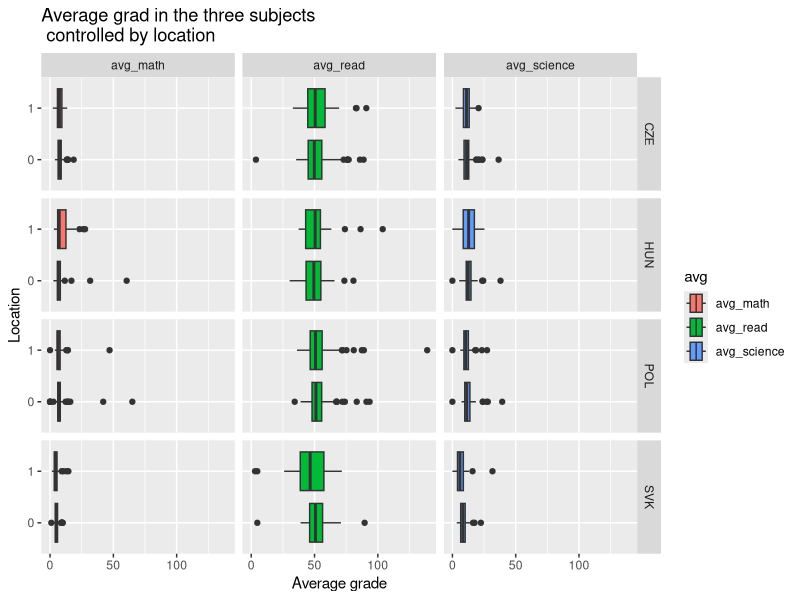
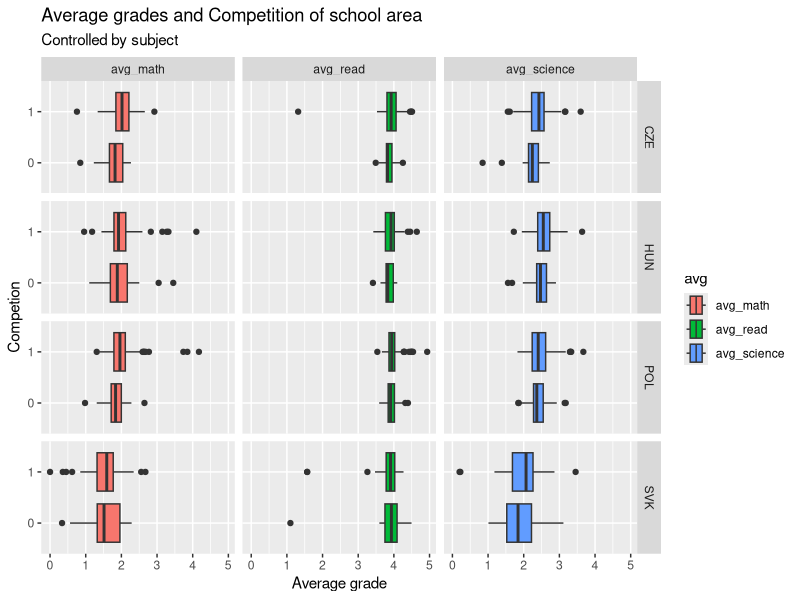
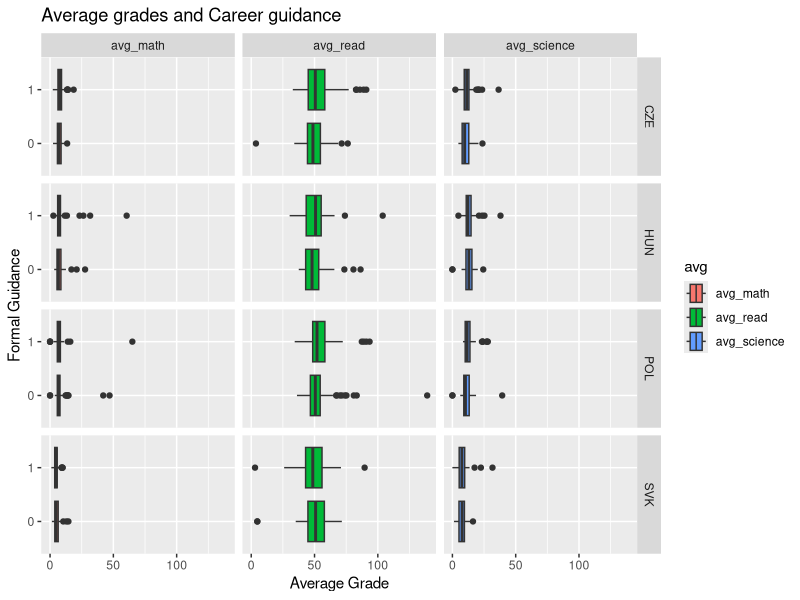
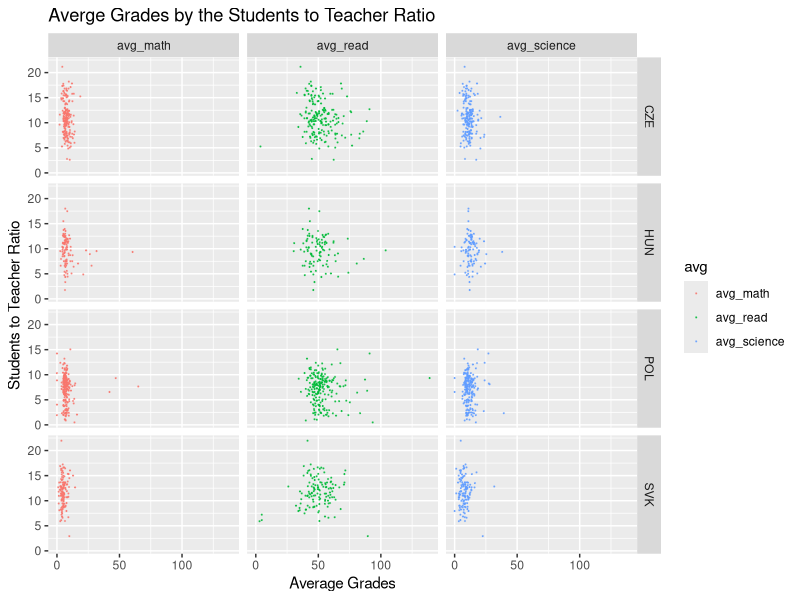
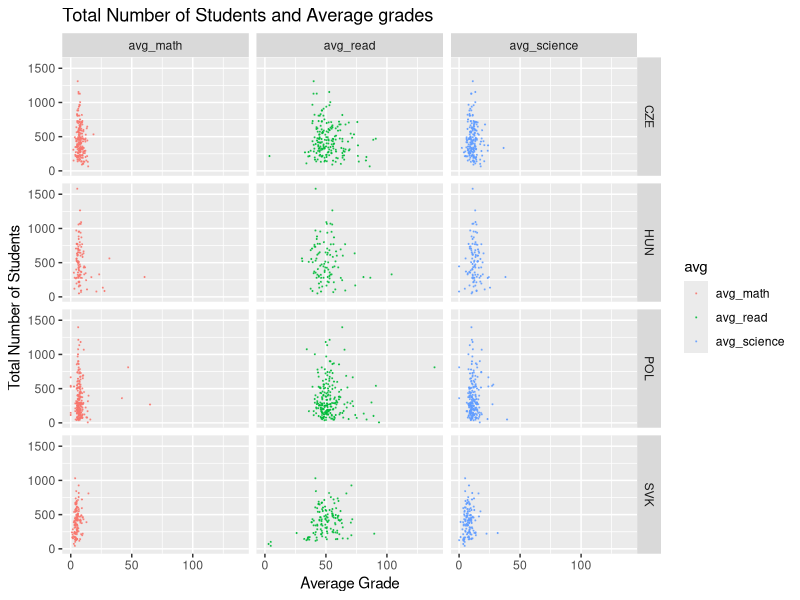
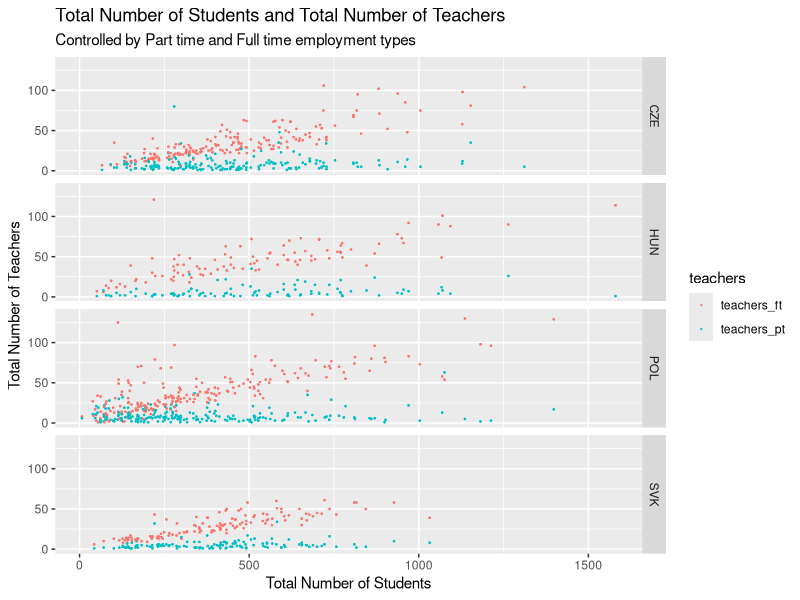
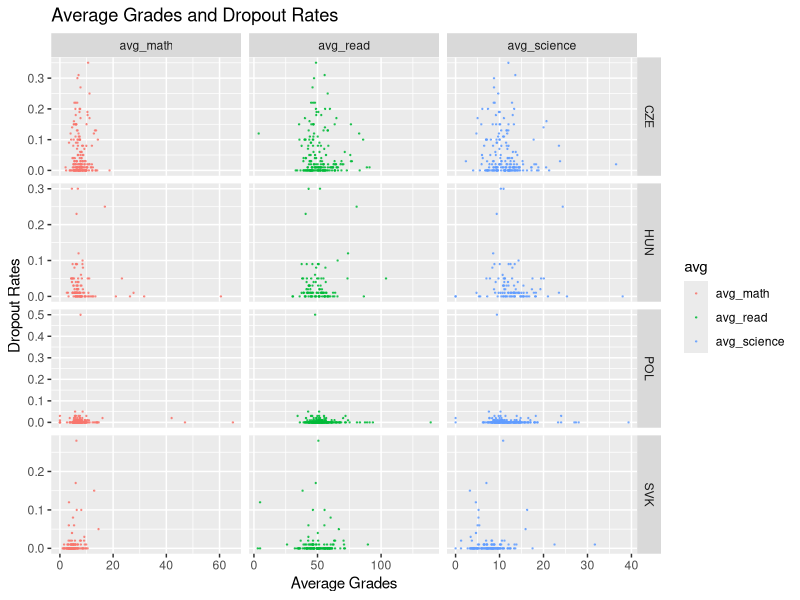
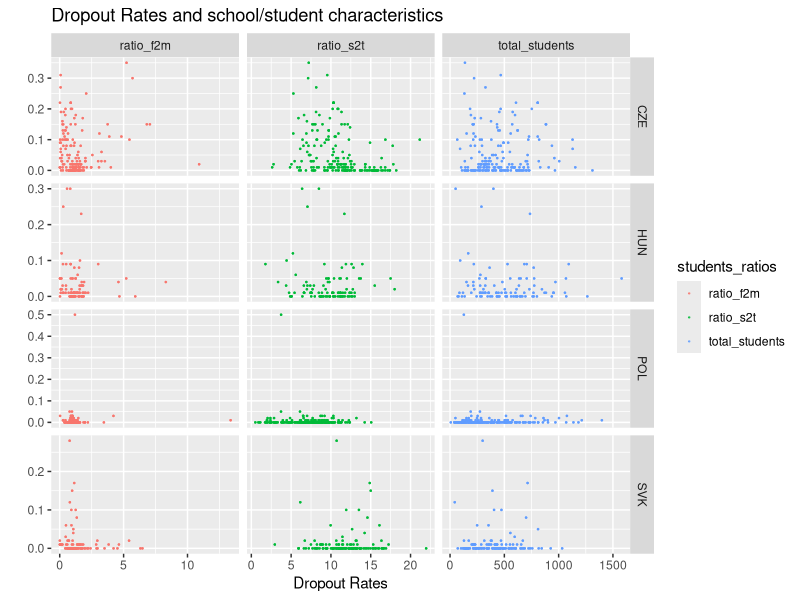

Write the R code that produced these figures, in order.
## ---- chunk 1

library(tidyverse)

data <- read_csv("../../modeling/analysis_data.csv") %>%
  # read_csv(file = "modeling/analysis_data.csv") %>%
  select(- ends_with("cog"), - starts_with("med"))
 
## ---- chunk 2
data %>% 
  group_by(CNT) %>% 
  count() %>% 
  kableExtra::kable(format = "latex", booktab = T) 

## ---- chunk 3
data %>% 
  select(-CNTSCHID, -1) %>% 
  group_by(CNT) %>% 
  summarise(
    across(
      everything(),
      mean,
      na.rm = T
    )
  ) %>% 
  pivot_longer(
    2:ncol(.)
  ) %>% 
  pivot_wider(names_from = CNT) %>% 
  kableExtra::kable(
    booktab = T, 
    caption = "Table of means", 
    digits = 3
  )


data %>%
  select(-CNTSCHID, -1) %>% 
  group_by(CNT) %>% 
  summarise(
    across(
      everything(),
      sd,
      na.rm = T
    )
  ) %>% 
  pivot_longer(
    2:ncol(.)
  ) %>% 
  pivot_wider(names_from = CNT) %>% 
  kableExtra::kable(
    booktab = T, 
    caption = "Table of standard deviation",
    digits = 3
  )
## ---- chunk 4

data %>% 
  select(-CNTSCHID, -1) %>% 
  group_by(CNT) %>% 
  pivot_longer(
    starts_with("avg"), 
    names_to = 'avg'
  ) %>% 
  mutate(
    bol_location = as.character(bol_location)
  ) %>% 
  ggplot()+
  geom_boxplot(
    aes(
      x = value,
      y = bol_location,
      fill = avg
    )
  )+
  facet_grid(CNT~avg)+
  labs(
    title = "Average grad in the three subjects\n controlled by location",
    x = "Average grade",
    y = "Location"
  )
  
## ---- chunk 5
data %>% 
  select(-CNTSCHID, -1) %>% 
  group_by(CNT) %>% 

  pivot_longer(
    starts_with("avg"), 
    names_to = 'avg'
  ) %>% 
  mutate(
    bol_competition = as.character(bol_competition),
    value = log(value)
  ) %>% 
  ggplot()+
  geom_boxplot(
    aes(
      x = value,
      y = bol_competition,
      fill = avg
    )
  )+
  facet_grid(CNT~avg) +
  labs(
    title = "Average grades and Competition of school area",
    subtitle = "Controlled by subject",
    x = "Average grade",
    y = "Competion"
  )
## ---- chunk 6
data %>% 
  select(-CNTSCHID, -1) %>% 
  group_by(CNT) %>% 

  pivot_longer(
    starts_with("avg"), 
    names_to = 'avg'
  ) %>% 
  mutate(
    bol_career_guidance = as.character(bol_career_guidance)
  ) %>% 
  ggplot()+
  geom_boxplot(
    aes(
      x = value,
      y = bol_career_guidance,
      fill = avg
    )
  )+
  facet_grid(CNT~avg)+
  labs(
    title = "Average grades and Career guidance",
    x = 'Average Grade',
    y = 'Formal Guidance'
  )
## ---- chunk 7
data %>% 
  select(-CNTSCHID, -1) %>% 
  group_by(CNT) %>% 
  pivot_longer(
    starts_with("avg"), 
    names_to = 'avg'
  ) %>% 
  ggplot()+
  geom_point(
    aes(
      x = value,
      y = ratio_s2t,
      color = avg
    ),
    size = 0.1,
    alpha = 0.7
  )+
  facet_grid(CNT~avg)+
  labs(
    title = 'Averge Grades by the Students to Teacher Ratio',
    x = "Average Grades",
    y = "Students to Teacher Ratio"
  )
## ---- chunk 8
data %>% 
  select(-CNTSCHID, -1) %>% 
  group_by(CNT) %>% 
 
  pivot_longer(
    starts_with("avg"), 
    names_to = 'avg'
  ) %>% 
  ggplot()+
  geom_point(
    aes(
      x = value,
      y = total_students,
      color = avg
    ),
    size = 0.1,
    alpha = 0.7
  )+
  facet_grid(CNT~avg) +
  labs(
    title = 'Total Number of Students and Average grades',
    x = 'Average Grade',
    y = 'Total Number of Students '
  )
## ---- chunk 9

data %>% 
  select(-CNTSCHID, -1) %>% 
  group_by(CNT) %>% 
  pivot_longer(
    starts_with("avg"), 
    names_to = 'avg'
  ) %>% 
  pivot_longer(
    c(teachers_ft,teachers_pt),
    names_to = "teachers",
    values_to = 'teachers_num'
  ) %>% 
  ggplot()+
  geom_point(
    aes(
      x = total_students,
      y = teachers_num,
      color = teachers
    ),
    size = 0.2,
    alpha = 0.7
  ) +
  facet_grid(CNT~.) +
  labs(
    title = "Total Number of Students and Total Number of Teachers",
    subtitle = "Controlled by Part time and Full time employment types", 
    x = "Total Number of Students",
    y = "Total Number of Teachers"
  )

## ---- chunk 10

data %>% 
  select(-CNTSCHID, -1) %>% 
  group_by(CNT) %>% 
  pivot_longer(
    starts_with("avg"), 
    names_to = 'avg'
  ) %>% 
  # pivot_longer(
  #   c(teachers_ft,teachers_pt),
  #   names_to = "teachers",
  #   values_to = 'teachers_num'
  # ) %>% 
  ggplot()+
  geom_point(
    aes(
      x = value,
      y = dropout_rate,
      color = avg
    ),
    size = 0.2,
    alpha = 0.7
  ) +
  facet_grid(CNT~avg, scales = "free") +
  labs(
    title = "Average Grades and Dropout Rates",
    x = "Average Grades",
    y = "Dropout Rates"
  )

## ---- chunk 11

data %>% 
  select(-CNTSCHID, -1) %>% 
  group_by(CNT) %>% 
  pivot_longer(
    starts_with("avg"), 
    names_to = 'avg'
  ) %>% 
  pivot_longer(
    c(ratio_s2t,total_students, ratio_f2m),
    names_to = "students_ratios",
    values_to = 'sr_vals'
  ) %>%
  ggplot()+
  geom_point(
    aes(
      y = dropout_rate,
      x = sr_vals,
      color = students_ratios
    ),
    size = 0.2,
    alpha = 0.7
  ) +
  facet_grid(CNT~students_ratios, scales = "free") +
  labs(
    title = "Dropout Rates and school/student characteristics",
    x = "Dropout Rates",
    y = ""
  )

## ---- chunk 12

data %>% 
  select(-CNTSCHID, -1) %>% 
  group_by(CNT) %>% 
  pivot_longer(
    starts_with("avg"), 
    names_to = 'avg'
  ) %>% 
  # pivot_longer(
  #   c(teachers_ft,teachers_pt),
  #   names_to = "teachers",
  #   values_to = 'teachers_num'
  # ) %>% 
  ggplot()+
  geom_point(
    aes(
      x = value,
      y = ratio_s2t,
      color = avg
    ),
    size = 0.2,
    alpha = 0.7
  ) +
  facet_grid(CNT~avg, scales = "free") +
  labs(
    title = "Average Grades and Students to teachers Ratio",
    x = "Average Grades",
    y = "Students to teachers Ratio"
  )
